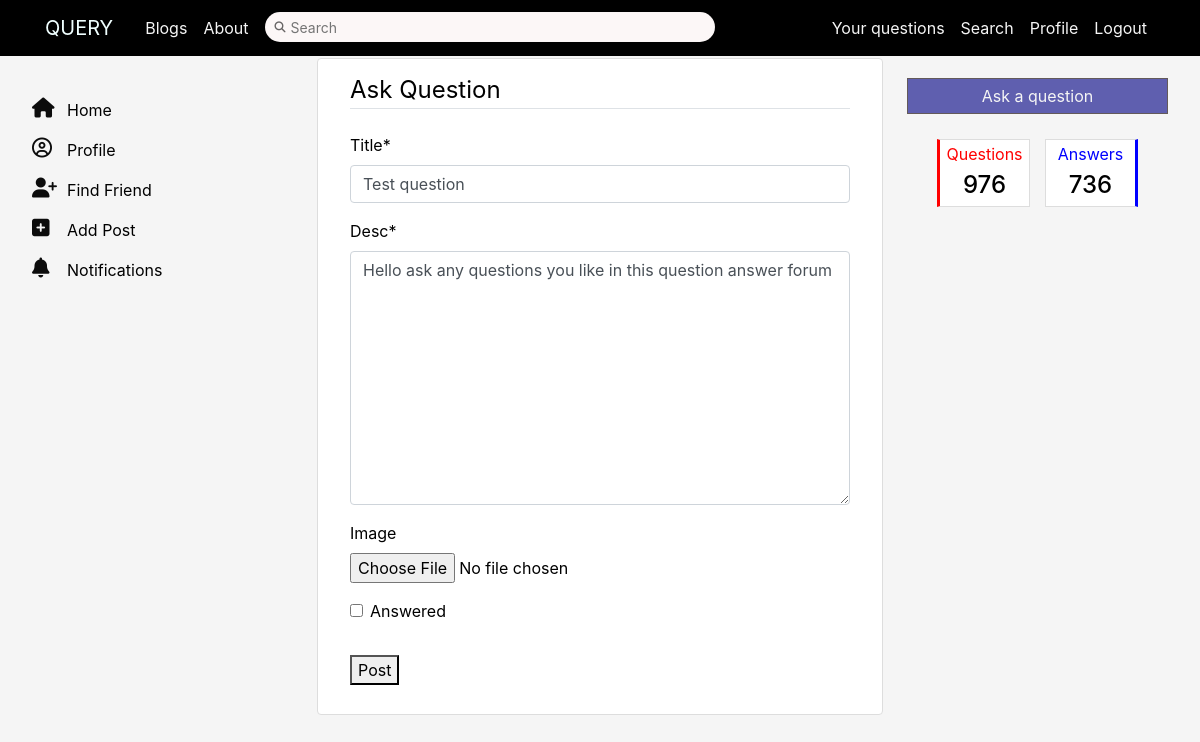
Screenshot of /Query/post/1/update/ (signed in) with the database file from the repository.
### quesans/models.py (models this page shows, shortened)
class Question(models.Model):
    title = models.CharField(max_length=100)
    desc = models.TextField()
    author=models.ForeignKey(User,on_delete=models.CASCADE,default=None)
    created_on = models.DateTimeField(auto_now=True)
    image = models.ImageField(null=True,blank=True,upload_to ='ques_images/')
    qupvote = models.ManyToManyField(User,related_name = 'q_upvote')
    qdownvote = models.ManyToManyField(User,related_name = 'q_downvote')
    bookmarked = models.BooleanField(default=False)
    answered = models.BooleanField(default=False)
    slug=models.SlugField()

### quesans/views.py (the view, shortened to what this page needs)
# urls.py: path('post/<int:pk>/update/',views.QuestionUpdateView.as_view(),name='qupdate'),
class QuestionUpdateView(LoginRequiredMixin, UserPassesTestMixin, UpdateView):
    model = Question
    fields = ['title', 'desc', 'image', 'answered']
    def test_func(self):
        question = self.get_object()
        if self.request.user == question.author:
            return True
        else:
            messages.error(self.request, "Error editing question!")
            return False

### quesans/templates/quesans/question_form.html (shortened to what this page needs)
{% extends 'quesans/base_layout.html' %}
{% load crispy_forms_tags %}
{% block content %}
  <div class="content-section">
    <form method="post" enctype="multipart/form-data">
      <fieldset class="form-group">
        <legend class="border-bottom mb-4">Ask Question</legend>
        {{form|crispy}}
      </fieldset>
      <div class="form-group">
        <button type="btn btn-outline-info" type="submit">Post</button>
      </div>
    </form>
  </div>
{% endblock %}

### quesans/static/quesans/styles.css (style rules this page uses)
body { background: whitesmoke; color: black; margin-top: 3rem; }
.content-section { background: white; padding: 0.8rem 2rem; border: 1px solid #dddddd; border-radius: 4px; margin-top:20px; margin-bottom: 5px; }

### quesans/templates/quesans/base_layout.html (style rules this page uses)
.content-section { margin-top: 0; margin-bottom: 1px; }

### rows the page displays
Question: title "Test question", desc "Hello ask any questions you like in this question answer forum"
